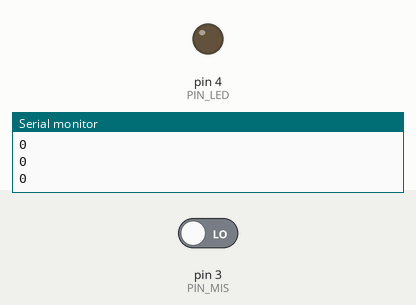
Simulated run of this sketch. Board: Arduino Uno, built with avr-gcc and run on an emulated ATmega328P. Shown: output pins drawn as LEDs (lit = HIGH), the last lines printed to the serial monitor. Inputs (shaded band) come from the test bench; at power-on: pin 3 (PIN_MIS) LOW.

Above: at 1.2 s.
1.3 s: pin 3 (PIN_MIS) driven HIGH
At 1.7 s:
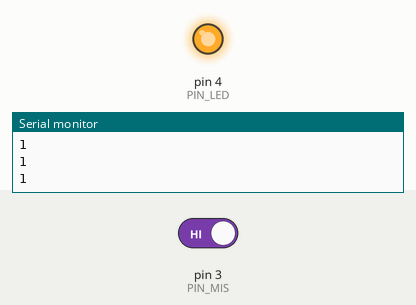
2.8 s: pin 3 (PIN_MIS) driven LOW
At 4.0 s:
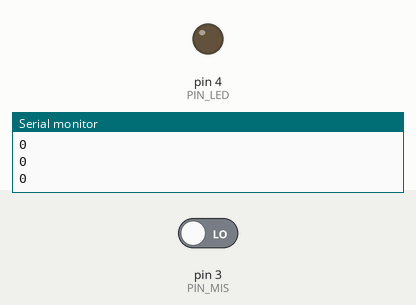
Timing chart, 0 to 5.8 s (numbered marks = the images above; inputs shaded):
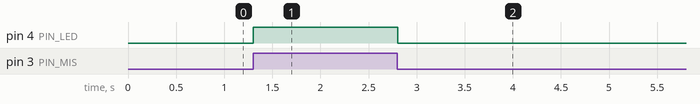

Measured:
- after the input at 1.3 s, pin 4 (PIN_LED): LOW → HIGH at once
- after the input at 2.8 s, pin 4 (PIN_LED): HIGH → LOW at once

The sketch:

pulsante_led.ino
```cpp
#define PIN_MIS 3
#define PIN_LED 4

int on;
void setup() {
  Serial.begin(9600);
  pinMode(PIN_MIS, INPUT);
  pinMode(PIN_LED, OUTPUT);
}

void loop() {
  on = digitalRead(PIN_MIS);
  Serial.println(on);

  if (on == HIGH) {
    digitalWrite(PIN_LED, HIGH);
  } else {
    digitalWrite(PIN_LED, LOW);
  }

  delay(100);
}
```
